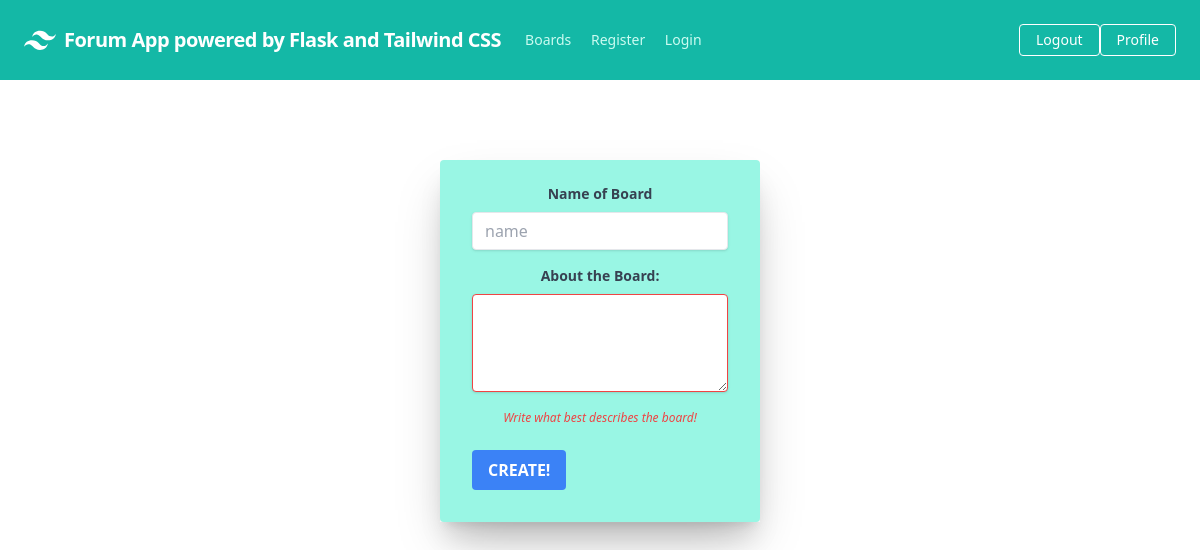
Page /board on the earlier database version.
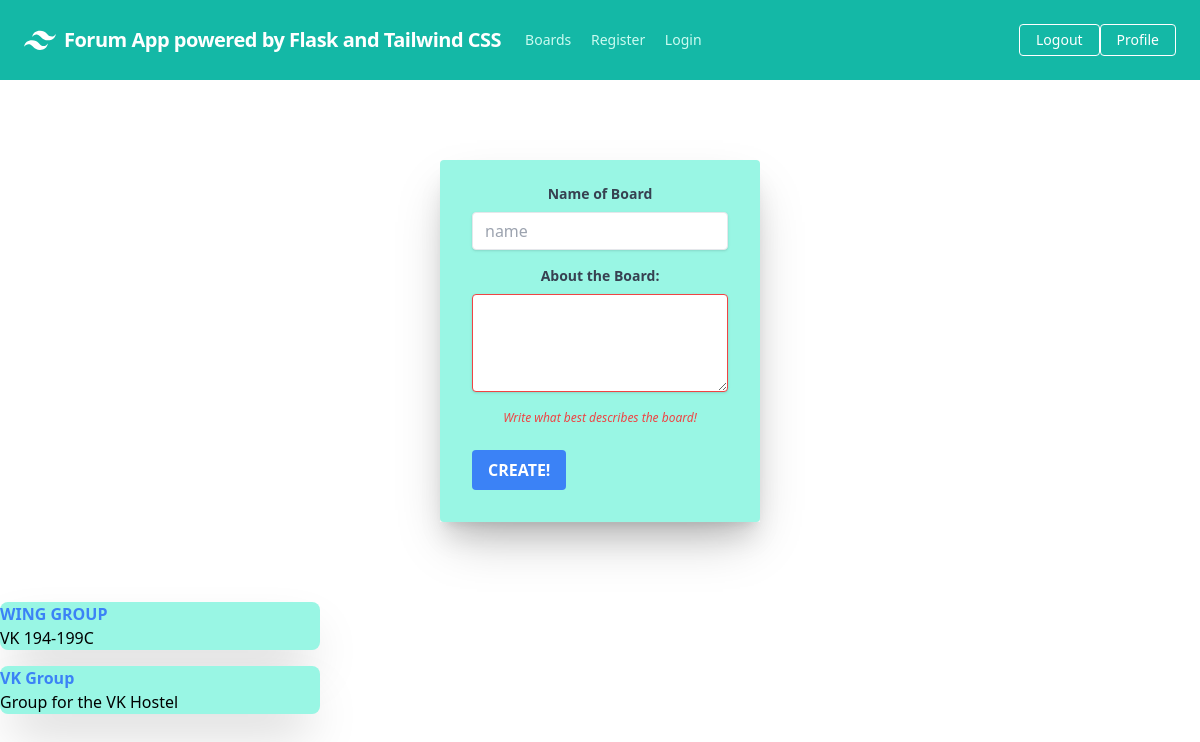
Same page on the later database version.
### ForumApp/models/board.py (models this page shows)
class Board(db.Model):
    id = db.Column(db.Integer, primary_key=True)
    name = db.Column(db.String(50), nullable = False)
    about = db.Column(db.String(1000), nullable = False)
    posts = db.relationship('Post', backref = 'board')
    date_created = db.Column(db.DateTime, default = datetime.datetime.utcnow())

### ForumApp/board/routes.py (the view)
@bp.route('/board')
def board():
    boards = Board.query.all()
    return render_template('src/board/board.html', boards = boards)

### ForumApp/templates/src/board/board.html (shortened to what this page needs)
{% extends "src/base.html" %}
{% block body %}
<div class="my-20 bg-dark">
    <center>
        <div class="max-w-xs shadow-2xl">
          <form class="bg-teal-200 shadow-xl rounded px-8 pt-6 pb-8 mb-4" action="/board/create" method="POST" >
            <div class="mb-4">
              <label class="block text-gray-700 text-sm font-bold mb-2" for="name">
                Name of Board
              </label>
              <input class="shadow appearance-none border rounded w-full py-2 px-3 text-gray-700 leading-tight focus:outline-none focus:shadow-outline" name = "name" id="name" type="text" placeholder="name">
            </div>
            <div class="mb-6">
              <label class="block text-gray-700 text-sm font-bold mb-2" for="about" >
                About the Board:
              </label>
              <textarea class="shadow appearance-none border border-red-500 rounded w-full py-2 px-3 text-gray-700 mb-3 leading-tight focus:outline-none focus:shadow-outline"
                        name="about" type="text" id="about" placeholder="about" rows="4" cols="20">
              </textarea>
                <p class="text-red-500 text-xs italic">Write what best describes the board!</p>
            </div>
            <div class="flex items-center justify-between">
              <button class="bg-blue-500 hover:bg-blue-700 text-white font-bold py-2 px-4 rounded focus:outline-none focus:shadow-outline" type="submit">
                CREATE!
              </button>
            </div>
          </form>
        </div>
    </center>
</div>
<div class="grid grid-rows-4 grid-flow-col gap-4">
    {% for board in boards %}
        <div class="max-w-xs shadow-2xl bg-teal-200 rounded-lg">
            <a href = '/board/{{board.id}}' class="font-bold text-blue-500"><h2>{{board.name}}</h2></a>
            <p>{{board.about}}</p>
        </div>
    {% endfor %}
</div>
{% endblock %}

Differences in the rows shown:
added Board: name "WING GROUP", about "VK 194-199C"
added Board: name "VK Group", about "Group for the VK Hostel"
